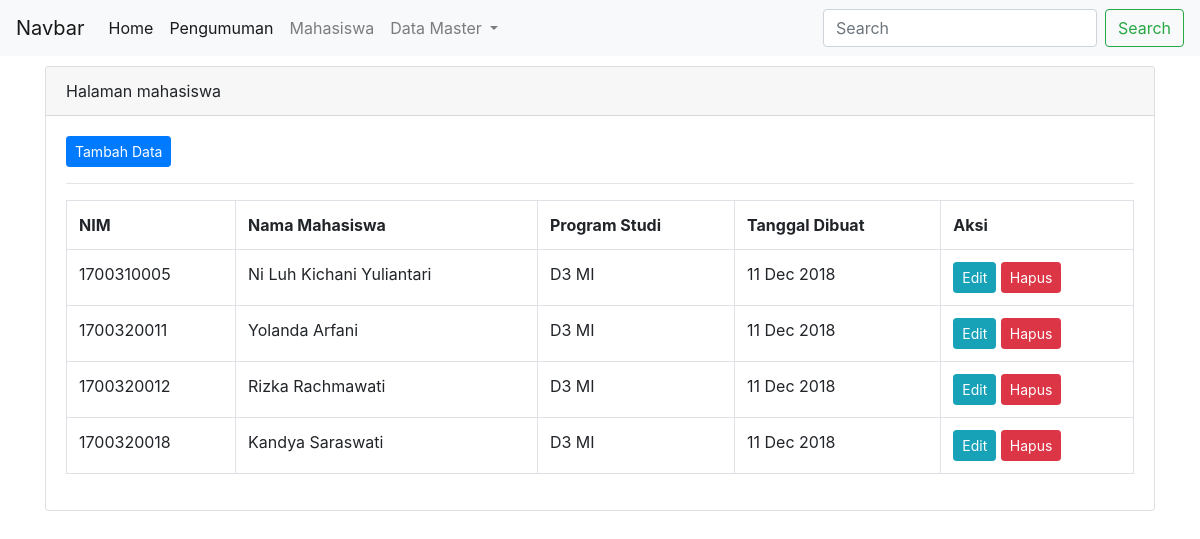
/index.php/admin/mahasiswa, run on the app's committed database.
### tables this page shows
CREATE TABLE `mahasiswa` (
  `nim` int(11) NOT NULL,
  `nama_mahasiswa` varchar(255) NOT NULL,
  `program_studi` varchar(255) NOT NULL,
  `created_at` datetime NOT NULL DEFAULT CURRENT_TIMESTAMP
);

### application/controllers/admin/mahasiswa.php (called while the page is built, shortened)
<?php
class mahasiswa extends CI_Controller
{
	public function __construct()
	{
		$this->load->model('mahasiswa_model');
	}
	public function index()
	{
		$data['judul'] = 'mahasiswa';
		$data['sub_judul'] = ' Halaman mahasiswa';
		$data['halaman'] = 'admin/v_mahasiswa';
		$data['isi_tabel'] = $this->mahasiswa_model->all();
		$this->load->view('admin/v_template', $data);
	}
}
 ?>

### index.php (called while the page is built, shortened)
<?php
require_once BASEPATH.'core/CodeIgniter.php';

### application/models/mahasiswa_model.php (called while the page is built, shortened)
<?php
class mahasiswa_model extends CI_Model
{
	public function all()
	{
		return $this->db->get('mahasiswa')->result();
	}
}
 ?>

### application/views/admin/v_mahasiswa.php (the view)
<div class="col-md-12">
  <div class="card">
    <div class="card-header"><?php echo $sub_judul; ?></div>
    <div class="card-body">
    <a class="btn btn-primary btn-sm" href="<?php echo site_url('admin/mahasiswa/tambah'); ?>">Tambah Data</a>
    <hr>
    <table class="table table-bordered">
    	<tr>
    		<th>NIM</th>
    		<th>Nama Mahasiswa</th>
    		<th>Program Studi</th>
    		<th>Tanggal Dibuat</th>
    		<th>Aksi</th>
    	</tr>
    	<?php  foreach ($isi_tabel as $key) { ?>
    	<tr>
    		<td><?php echo $key->nim; ?></td>
    		<td><?php echo $key->nama_mahasiswa; ?></td>
    		<td><?php echo $key->program_studi; ?></td>
    		<td><?php echo date('d M Y', strtotime($key->created_at) ); ?></td>
    		<td>
    		  <a href="<?php echo site_url('admin/mahasiswa/edit/'.$key->nim); ?>" class="btn btn-info btn-sm" > Edit</a>
          <a href="<?php echo site_url('admin/mahasiswa/hapus/'.$key->nim); ?>" class="btn btn-danger btn-sm" onclick="return confirm('Hapus data ?')"> Hapus</a>
  		</td>
    	</tr>
    	<?php } ?>
    </table>
    </div>
  </div>
</div>

### application/views/admin/v_template.php (shortened to what this page needs)
<!DOCTYPE html>
<html>
<head>
	<link rel="stylesheet"  href="<?php echo base_url('assets/bootstrap/css/bootstrap.min.css');?>">
</head>
<body>
	<nav class="navbar navbar-expand-lg navbar-light bg-light">
  <a class="navbar-brand" href="#">Navbar</a>
  <div class="collapse navbar-collapse" id="navbarSupportedContent">
    <ul class="navbar-nav mr-auto">
      <li class="nav-item active">
        <a class="nav-link" href="<?php echo site_url('admin/home/index');?>">Home </a>
      </li>
      <li class="nav-item active">
        <a class="nav-link" href="<?php echo site_url('admin/pengumuman');?>">Pengumuman </a>
      </li>
      <li class="nav-item">
        <a class="nav-link" href="<?php echo site_url('admin/mahasiswa');?>">Mahasiswa</a>
      </li>
      <li class="nav-item dropdown">
        <a class="nav-link dropdown-toggle" href="#" id="navbarDropdown" role="button" data-toggle="dropdown" aria-haspopup="true" aria-expanded="false">
          Data Master
        </a>
      </li>
    </ul>
    <form class="form-inline my-2 my-lg-0">
      <input class="form-control mr-sm-2" type="search" placeholder="Search" aria-label="Search">
      <button class="btn btn-outline-success my-2 my-sm-0" type="submit">Search</button>
    </form>
  </div>
</nav>
	<div class="container" style="margin-top: 10px;">
    <div class="row">
      <?php $this->load->view($halaman); ?>
    </div>
	</div>
</body>
</html>

### data on the page
mahasiswa: nim "1700310005", nama_mahasiswa "Ni Luh Kichani Yuliantari", program_studi "D3 MI", created_at "11 Dec 2018"
mahasiswa: nim "1700320011", nama_mahasiswa "Yolanda Arfani", program_studi "D3 MI", created_at "11 Dec 2018"
mahasiswa: nim "1700320012", nama_mahasiswa "Rizka Rachmawati", program_studi "D3 MI", created_at "11 Dec 2018"
mahasiswa: nim "1700320018", nama_mahasiswa "Kandya Saraswati", program_studi "D3 MI", created_at "11 Dec 2018"

### other printed values
$sub_judul "Halaman mahasiswa"
